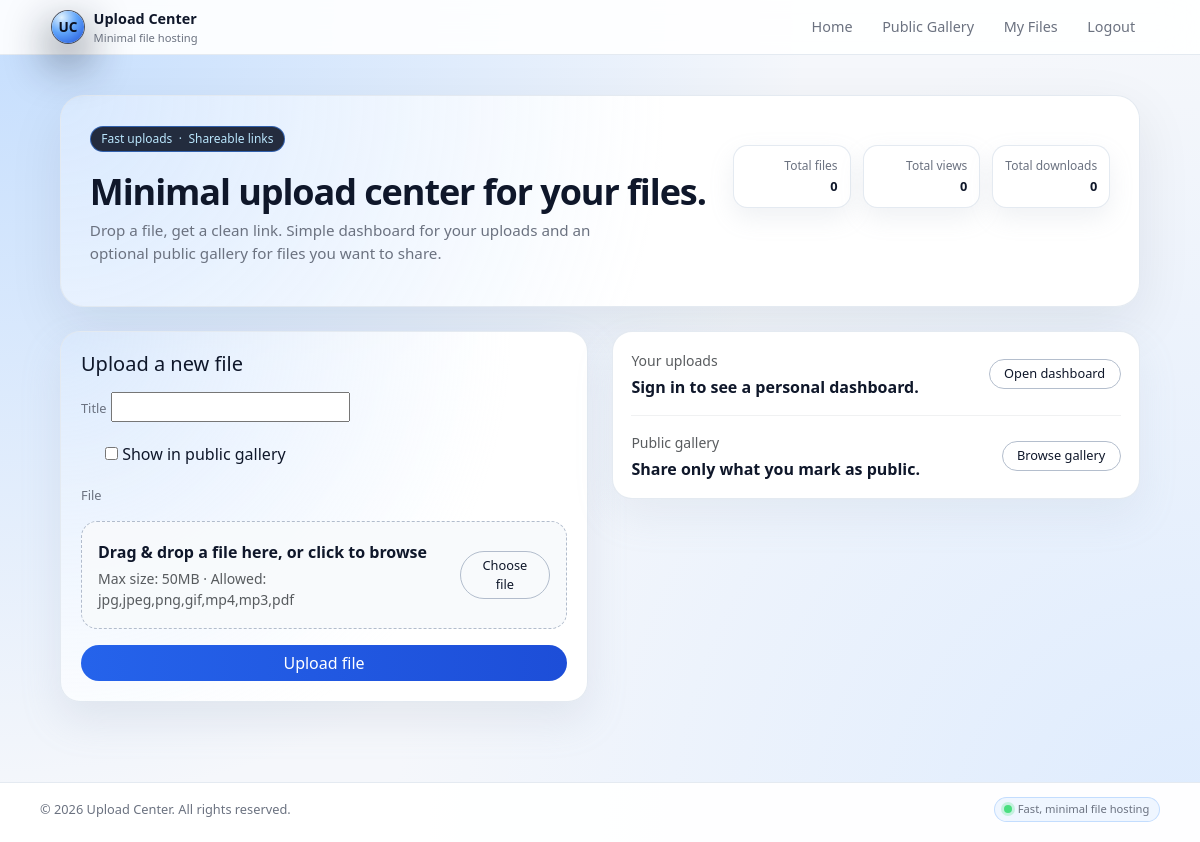
The app's page / (signed in) with its own data.
### filemanager/models.py (models this page shows, shortened)
class UploadCenterSettings(models.Model):
    allowed_extensions = models.CharField(
        max_length=255,
        default='jpg,jpeg,png,gif,mp4,mp3,pdf',
        help_text='Comma separated file extensions without dot.',
    )
    max_file_size_mb = models.PositiveIntegerField(
        default=50,
        help_text='Maximum file size in megabytes.',
    )
    class Meta:
        verbose_name = 'Upload center settings'
        verbose_name_plural = 'Upload center settings'

### filemanager/views.py (the view)
# urls.py: path('', views.home, name='home'),
def home(request):
    upload_settings = _get_upload_settings()
    if request.method == 'POST':
        form = UploadFileForm(request.POST, request.FILES)
        if form.is_valid():
            file_obj = form.cleaned_data['file']
            max_bytes = upload_settings.max_file_size_mb * 1024 * 1024
            if file_obj.size > max_bytes:
                form.add_error('file', 'File is larger than allowed size.')
            else:
                allowed_exts = [
                    ext.strip().lower()
                    for ext in upload_settings.allowed_extensions.split(',')
                    if ext.strip()
                ]
                ext = os.path.splitext(file_obj.name)[1].lstrip('.').lower()
                if allowed_exts and ext not in allowed_exts:
                    form.add_error('file', 'File extension is not allowed.')
                else:
                    uploaded_file = form.save(commit=False)
                    if request.user.is_authenticated:
                        uploaded_file.owner = request.user
                    uploaded_file.save()
                    return redirect('file_detail', unique_id=uploaded_file.unique_id)
    else:
        form = UploadFileForm()
    stats = UploadedFile.objects.aggregate(
        total_views=Sum('view_count'),
        total_downloads=Sum('download_count'),
    )
    latest_public = UploadedFile.objects.filter(is_public=True).order_by('-upload_date')[:6]
    context = {
        'form': form,
        'upload_settings': upload_settings,
        'latest_public': latest_public,
        'total_files': UploadedFile.objects.count(),
        'total_views': stats.get('total_views') or 0,
        'total_downloads': stats.get('total_downloads') or 0,
    }
    return render(request, 'filemanager/home.html', context)

### filemanager/forms.py
class UploadFileForm(forms.ModelForm):
    class Meta:
        model = UploadedFile
        fields = ['title', 'file', 'is_public']

### filemanager/views.py (called while the page is built, shortened)
def _get_upload_settings():
    try:
        settings_obj = UploadCenterSettings.objects.first()
    except OperationalError:
        class Fallback:
            max_file_size_mb = 50
            allowed_extensions = 'jpg,jpeg,png,gif,mp4,mp3,pdf'
        return Fallback()
    return settings_obj

### filemanager/templates/filemanager/home.html (shortened to what this page needs)
{% extends 'filemanager/base.html' %}
{% block hero %}
<div class="uc-hero-shell">
    <div class="uc-hero-card">
        <div class="d-flex flex-column flex-md-row justify-content-between gap-3">
            <div>
                <div class="uc-hero-eyebrow">
                    <span>Fast uploads</span>
                    <span>&middot;</span>
                    <span>Shareable links</span>
                </div>
                <h1 class="uc-hero-title">Minimal upload center for your files.</h1>
                <p class="uc-hero-subtitle">
                    Drop a file, get a clean link. Simple dashboard for your uploads and an optional public gallery for files you want to share.
                </p>
            </div>
            <div class="text-md-end">
                <div class="uc-stat-grid">
                    <div class="uc-stat-card">
                        <div class="uc-stat-label">Total files</div>
                        <div class="uc-stat-value">{{ total_files }}</div>
                    </div>
                    <div class="uc-stat-card">
                        <div class="uc-stat-label">Total views</div>
                        <div class="uc-stat-value">{{ total_views }}</div>
                    </div>
                    <div class="uc-stat-card">
                        <div class="uc-stat-label">Total downloads</div>
                        <div class="uc-stat-value">{{ total_downloads }}</div>
                    </div>
                </div>
            </div>
        </div>
    </div>
</div>
{% endblock %}
{% block content %}
<div class="row g-4">
    <div class="col-lg-6">
        <div class="uc-upload-panel">
            <h2 class="h5 mb-3">Upload a new file</h2>
            <form method="post" enctype="multipart/form-data" id="uc-upload-form">
                <div class="mb-3">
                    <label for="{{ form.title.id_for_label }}" class="form-label">Title</label>
                    {{ form.title }}
                </div>
                <div class="mb-3 form-check">
                    {{ form.is_public }}
                    <label class="form-check-label" for="{{ form.is_public.id_for_label }}">
                        Show in public gallery
                    </label>
                </div>
                <div class="mb-3">
                    <label class="form-label">File</label>
                    <div class="uc-upload-dropzone mt-2" id="uc-dropzone">
                        <div class="d-flex flex-column flex-sm-row align-items-sm-center justify-content-between gap-3">
                            <div class="me-sm-3">
                                <div class="fw-semibold mb-1" id="uc-dropzone-label">
                                    Drag &amp; drop a file here, or click to browse
                                </div>
                                <div class="small text-muted">
                                    Max size: {{ upload_settings.max_file_size_mb }}MB &middot;
                                    Allowed: {{ upload_settings.allowed_extensions }}
                                </div>
                            </div>
                            <button type="button" class="btn btn-outline-light btn-sm" id="uc-browse-btn">
                                Choose file
                            </button>
                        </div>
                    </div>
                </div>
                <div class="d-grid">
                    <button type="submit" class="btn btn-primary">
                        Upload file
                    </button>
                </div>
            </form>
        </div>
    </div>
    <div class="col-lg-6">
        <div class="uc-secondary-panel">
            <div class="uc-secondary-row">
                <div>
                    <div class="small text-muted mb-1">Your uploads</div>
                    <div class="fw-semibold">Sign in to see a personal dashboard.</div>
                </div>
                {% if request.user.is_authenticated %}
                    <a href="{% url 'dashboard' %}" class="btn btn-outline-light btn-sm">Open dashboard</a>
                {% else %}
                    <a href="{% url 'signup' %}" class="btn btn-outline-light btn-sm">Create account</a>
                {% endif %}
            </div>
            <hr class="border-secondary-subtle my-3">
            <div class="uc-secondary-row">
                <div>
                    <div class="small text-muted mb-1">Public gallery</div>
                    <div class="fw-semibold">Share only what you mark as public.</div>
                </div>
                <a href="{% url 'public_gallery' %}" class="btn btn-outline-light btn-sm">Browse gallery</a>
            </div>
        </div>
    </div>
</div>
{% endblock %}

### filemanager/templates/filemanager/base.html (style rules this page uses)
:root { --uc-primary: #2563eb; --uc-primary-soft: rgba(37, 99, 235, 0.06); --uc-bg: #f5f7fb; --uc-surface: #ffffff; --uc-border: rgba(148, 163, 184, 0.35); --uc-text-main: #0f172a; --uc-text-muted: #6b7280; }
body { min-height: 100vh; margin: 0; background: radial-gradient(circle at top left, rgba(191, 219, 254, 0.9) 0, transparent 55%), radial-gradient(circle at bottom right, rgba(219, 234, 254, 0.9) 0, transparent 55%), var(--uc-bg); color: var(--uc-text-main); font-family: system-ui, -apple-system, BlinkMacSystemFont, "Segoe UI", sans-serif; display: flex; flex-direction: column; }
.uc-hero-shell { max-width: 1120px; margin: 2.5rem auto 1.5rem; padding: 0 1.25rem; }
.uc-hero-card { border-radius: 1.5rem; border: 1px solid rgba(226, 232, 240, 0.9); background: radial-gradient(circle at top left, rgba(219, 234, 254, 0.8), #ffffff 55%); box-shadow: 0 18px 55px rgba(15, 23, 42, 0.08); padding: 1.8rem 1.8rem 1.6rem; }
.uc-hero-eyebrow { display: inline-flex; align-items: center; gap: .4rem; padding: .2rem .65rem; border-radius: 999px; font-size: .75rem; color: #bae6fd; background: rgba(15, 23, 42, .9); border: 1px solid rgba(59, 130, 246, 0.6); margin-bottom: 1.1rem; }
.uc-hero-title { font-size: clamp(1.8rem, 3vw, 2.3rem); font-weight: 650; letter-spacing: -.03em; margin-bottom: .35rem; }
.uc-hero-subtitle { color: var(--uc-text-muted); font-size: .95rem; max-width: 32rem; }
.uc-upload-panel { padding: 1.25rem; border-radius: 1.25rem; background: radial-gradient(circle at top left, rgba(219, 234, 254, 0.6), #ffffff 70%); border: 1px solid rgba(226, 232, 240, 0.9); box-shadow: 0 18px 40px rgba(148, 163, 184, 0.18); }
.uc-upload-dropzone { border-radius: 1rem; border: 1px dashed rgba(148, 163, 184, 0.7); padding: 1.1rem 1rem; background: rgba(248, 250, 252, 0.9); }
.uc-stat-grid { display: grid; grid-template-columns: repeat(3, minmax(0, 1fr)); gap: .75rem; margin-top: 1.25rem; font-size: .8rem; }
.uc-stat-card { padding: .7rem .75rem; border-radius: .9rem; background: #ffffff; border: 1px solid rgba(226, 232, 240, 0.9); box-shadow: 0 10px 25px rgba(148, 163, 184, 0.15); }
.uc-stat-label { color: var(--uc-text-muted); font-size: .75rem; }
.uc-stat-value { font-weight: 600; margin-top: .1rem; }
.uc-secondary-panel { padding: 1.1rem 1.15rem; border-radius: 1.25rem; background: #ffffff; border: 1px solid rgba(226, 232, 240, 0.9); box-shadow: 0 18px 40px rgba(148, 163, 184, 0.12); }
.uc-secondary-row { display: flex; justify-content: space-between; align-items: center; gap: 1rem; margin-bottom: .85rem; }
.uc-secondary-row:last-child { margin-bottom: 0; }
.form-label { font-size: .8rem; color: var(--uc-text-muted); }
.btn-primary { background: linear-gradient(to right, #2563eb, #1d4ed8); border-radius: 999px; border: none; font-weight: 500; padding-inline: 1.2rem; }
.btn-outline-light { border-radius: 999px; border-color: rgba(148, 163, 184, 0.7); color: var(--uc-text-main); font-size: .8rem; padding-inline: .9rem; }

### records on screen
UploadCenterSettings: max_file_size_mb "50", allowed_extensions "jpg,jpeg,png,gif,mp4,mp3,pdf"

### other values on screen
{{ total_files }} "0"
{{ total_views }} "0"
{{ total_downloads }} "0"
